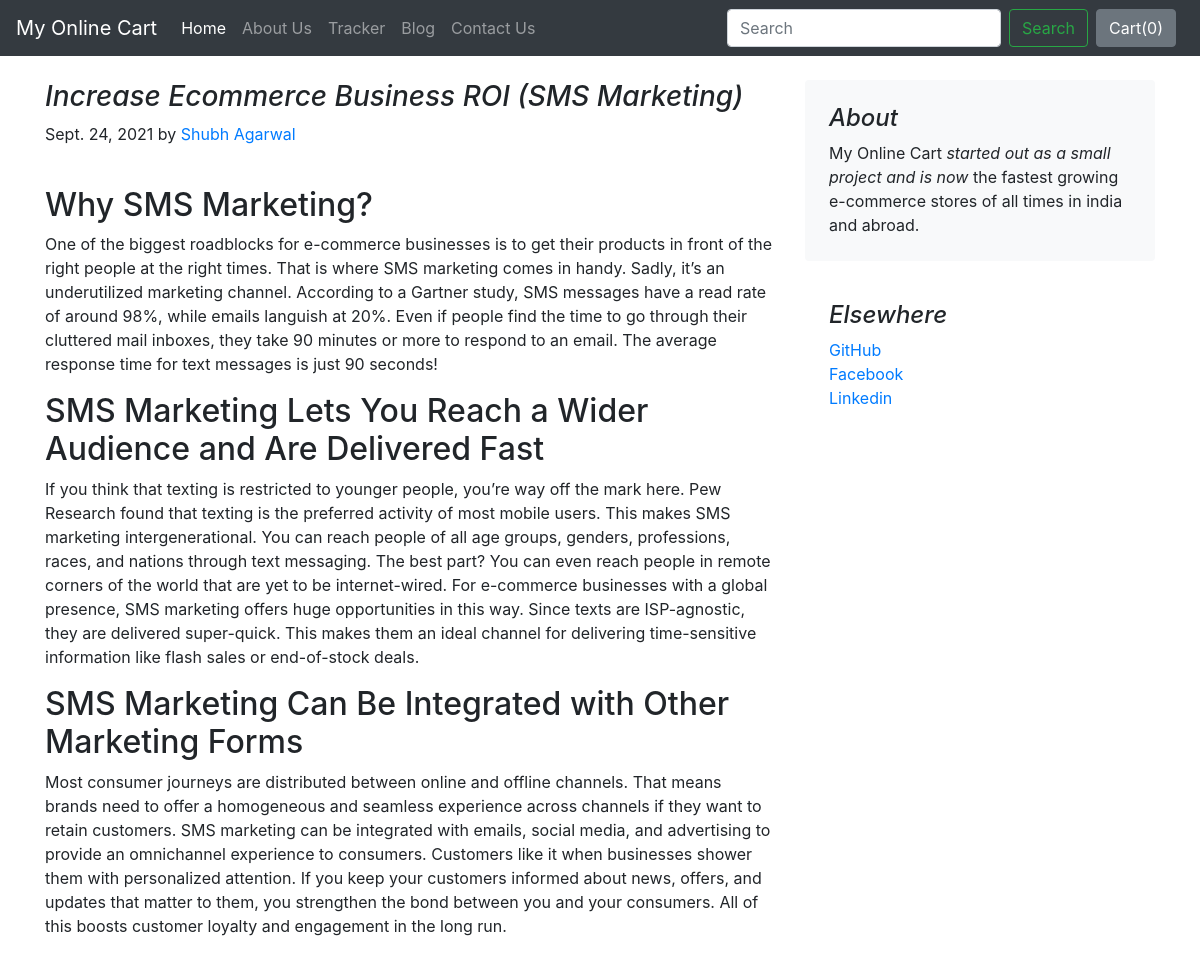
The app's page /blog/blogpost/4 with its own data.
### blog/models.py (models this page shows)
class Blogpost(models.Model):
    post_id = models.AutoField(primary_key= True)
    tilte = models.CharField(max_length=50)
    head0 = models.CharField(max_length=500, default="")
    chead0 = models.CharField(max_length=5000, default="")
    head1 = models.CharField(max_length=500, default="")
    chead1 = models.CharField(max_length=5000, default="")
    head2 = models.CharField(max_length=500, default="")
    chead2 = models.CharField(max_length=5000, default="")
    pub_date = models.DateField()
    thumbnail = models.ImageField(upload_to='shop/images', default="")
    def __str__(self):
        return self.tilte

### blog/views.py (the view)
# urls.py: path("blogpost/<int:id>", views.blogpost, name="blogHome")
def blogpost(request, id):
    post = Blogpost.objects.filter(post_id = id)[0]
    print(post)
    return render(request, 'blog/blogpost.html',{'post':post})

### blog/templates/blog/blogpost.html (shortened to what this page needs)
{% extends 'blog/basic.html' %}
{% block body %}
<div class="container">
    <div class="row mt-4">
        <div class="col-md-8 blog-main">
            <h3 class="font-italic">
                {{post.tilte}}
            </h3>
            <div class="blog-post">
                <p class="blog-post-meta">{{post.pub_date}} by <a href="#">Shubh Agarwal</a></p>
                <div class="fb-like" data-href="http://127.0.0.1:8000/blog/blogpost/{{post.post_id}}" data-layout="standard" data-action="like" data-size="large" data-show-faces="false" data-share="true"></div><br>
                <h2>{{post.head0}}</h2>
                <p>{{post.chead0}}</p>
                <h2>{{post.head1}}</h2>
                <p>{{post.chead1}}</p>
                <h2>{{post.head2}}</h2>
                <p>{{post.chead2}}</p>
            </div>
        </div>
        <aside class="col-md-4 blog-sidebar">
            <div class="p-4 mb-3 bg-light rounded">
                <h4 class="font-italic">About</h4>
                <p class="mb-0">My Online Cart <em>started out as a small project and is now</em> the fastest growing e-commerce stores of all times in india and abroad.</p>
            </div>
            <div class="p-4">
                <h4 class="font-italic">Elsewhere</h4>
                <ol class="list-unstyled">
                    <li><a href="https://github.com/login">GitHub</a></li>
                    <li><a href="https://www.facebook.com/">Facebook</a></li>
                    <li><a href="https://www.linkedin.com/">Linkedin</a></li>
                </ol>
            </div>
        </aside>
    </div>
</div>
{% endblock %}

### records on screen
Blogpost: tilte "Increase Ecommerce Business ROI (SMS Marketing)", pub_date "Sept. 24, 2021", head0 "Why SMS Marketing?", chead0 "One of the biggest roadblocks for e-commerce businesses is to get their products in front of the right people at the right times. That is where SMS marketing comes in handy. Sadly, it’s an underutilized marketing channel. According to a Gartner study, SMS messages have a read rate of around 98%, while emails languish at 20%. Even if people find the time to go through their cluttered mail inboxes, they take 90 minutes or more to respond to an email. The average response time for text messages is just 90 seconds!", head1 "SMS Marketing Lets You Reach a Wider Audience and Are Delivered Fast", chead1 "If you think that texting is restricted to younger people, you’re way off the mark here. Pew Research found that texting is the preferred activity of most mobile users. This makes SMS marketing intergenerational. You can reach people of all age groups, genders, professions, races, and nations through text messaging. The best part? You can even reach people in remote corners of the world that are yet to be internet-wired. For e-commerce businesses with a global presence, SMS marketing offers huge opportunities in this way. Since texts are ISP-agnostic, they are delivered super-quick. This makes them an ideal channel for delivering time-sensitive information like flash sales or end-of-stock…", head2 "SMS Marketing Can Be Integrated with Other Marketing Forms", chead2 "Most consumer journeys are distributed between online and offline channels. That means brands need to offer a homogeneous and seamless experience across channels if they want to retain customers. SMS marketing can be integrated with emails, social media, and advertising to provide an omnichannel experience to consumers. Customers like it when businesses shower them with personalized attention. If you keep your customers informed about news, offers, and updates that matter to them, you strengthen the bond between you and your consumers. All of this boosts customer loyalty and engagement in the long run."
